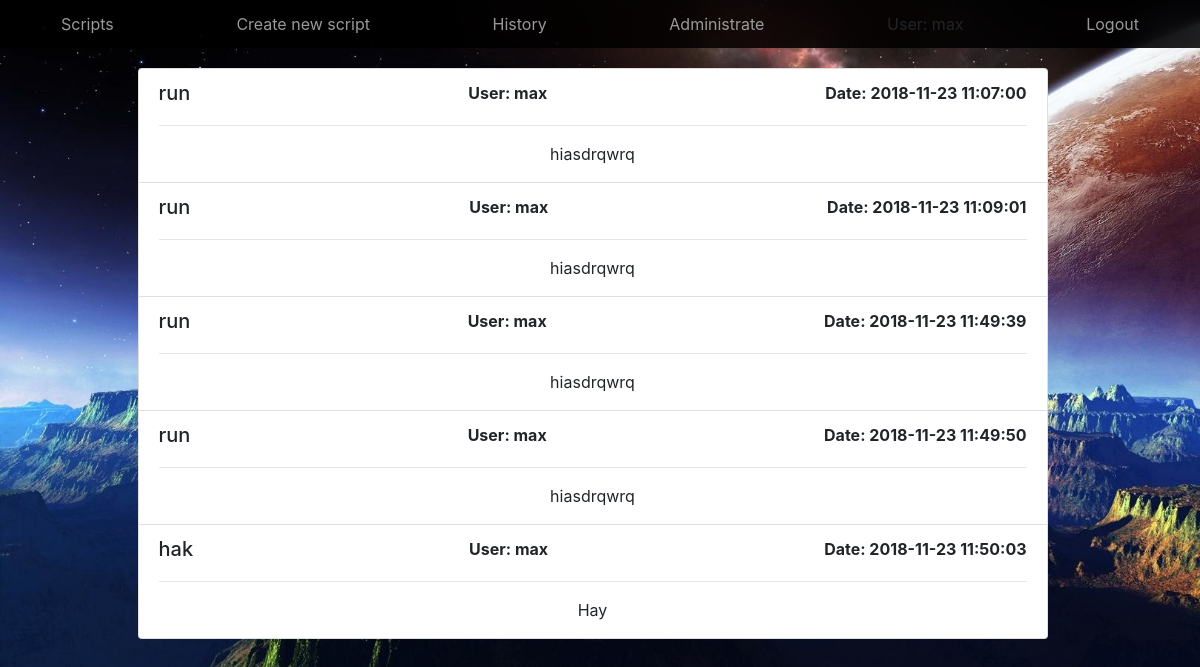
The page /history/ (signed in) on the database as committed earlier.
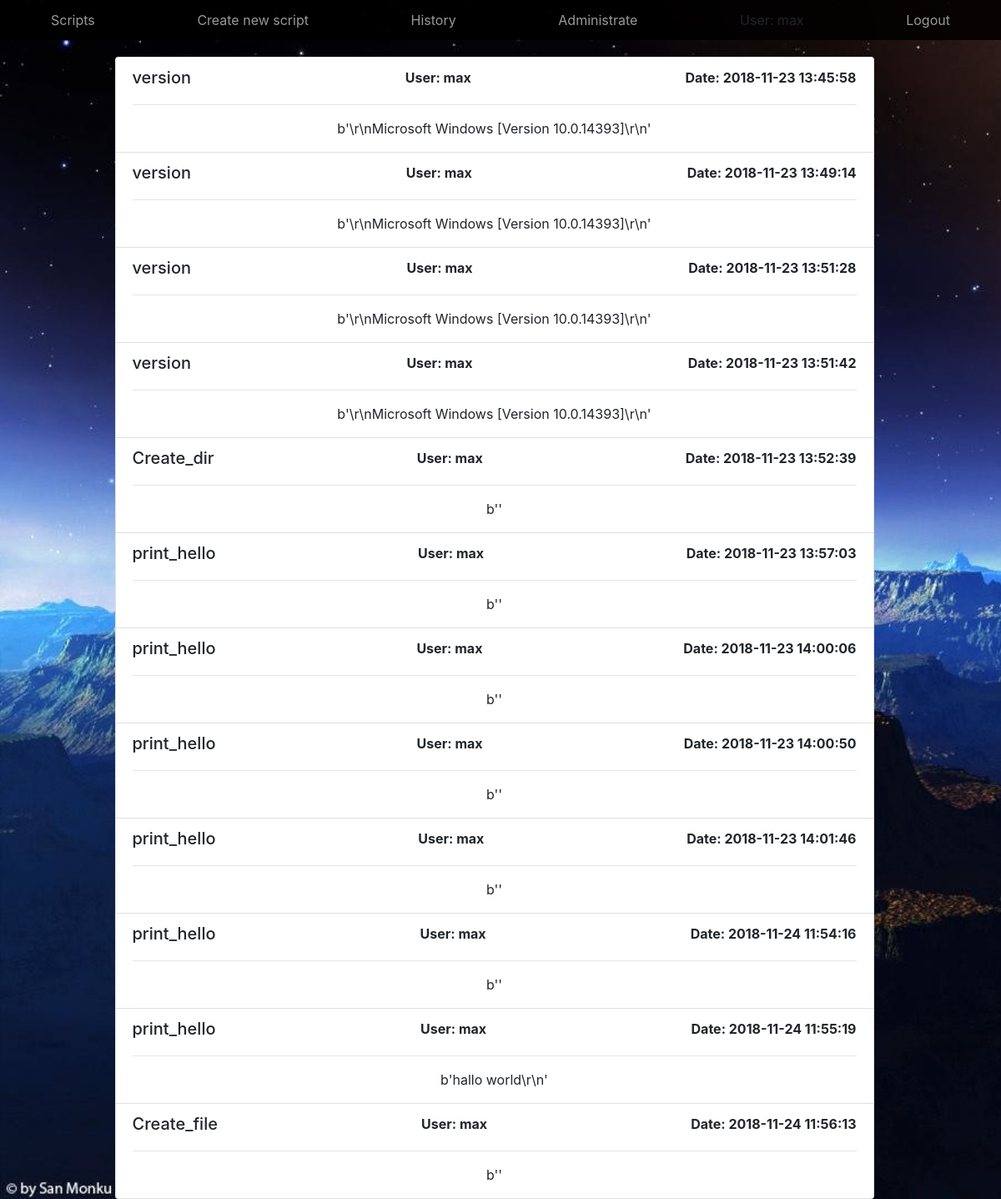
The same page on the database as committed later.
### Script/models.py (models this page shows, shortened)
class History(models.Model):
    host_script = models.ForeignKey(script, on_delete=models.CASCADE, default=None)
    run_time = models.CharField(max_length=50)
    active_user = models.ForeignKey(User, on_delete=models.CASCADE, default=None)
    code = models.TextField(default=None)

class script(models.Model):
    creator = models.ForeignKey(User, on_delete=models.CASCADE, default=None)
    script_name = models.CharField(max_length=40, unique=True, db_index=True, primary_key=True)
    script = models.TextField()
    create_date = models.DateField(default=str(datetime.datetime.now())[:10])
    script_format = models.CharField(max_length=20, default=None)
    def __str__(self):
        return self.script_name

### Script/views.py (the view)
# urls.py: path('history/', Show_history, name='Show_history'),
@login_required
def Show_history(request):
    history = History.objects.all()
    context = {
        "history": history
    }
    return render(request, 'History.html', context)

### Script/templates/History.html
{% extends 'home.html' %}
{% block content %}
<div class="container text-center" style="margin-top: 20px;">
     <div class="list-group col-lg-10 list_line">
            {% for li in history %}
          <li  class="list-group-item   align-items-start">
            <div class="d-flex w-100 justify-content-between">
                    <h5 class="mb-1">{{ li.host_script }}</h5>
                    <b>User: {{ li.active_user}}</b>
                    <b>Date: {{ li.run_time }}</b>
            </div>
              <hr>
              <p class="mb-1">{{ li.code}}</p>
          </li>
        {% endfor %}
     </div>
</div>
{% endblock %}

Rows that differ between the two databases and show on the page:
removed History: host_script "run", active_user "max", run_time "2018-11-23 11:07:00", code "hiasdrqwrq"
removed History: host_script "run", active_user "max", run_time "2018-11-23 11:09:01", code "hiasdrqwrq"
removed History: host_script "run", active_user "max", run_time "2018-11-23 11:49:39", code "hiasdrqwrq"
removed History: host_script "run", active_user "max", run_time "2018-11-23 11:49:50", code "hiasdrqwrq"
removed History: host_script "hak", active_user "max", run_time "2018-11-23 11:50:03", code "Hay"
added History: host_script "version", active_user "max", run_time "2018-11-23 13:45:58", code "b'\\r\\nMicrosoft Windows [Version 10.0.14393]\\r\\n'"
added History: host_script "version", active_user "max", run_time "2018-11-23 13:49:14", code "b'\\r\\nMicrosoft Windows [Version 10.0.14393]\\r\\n'"
added History: host_script "version", active_user "max", run_time "2018-11-23 13:51:28", code "b'\\r\\nMicrosoft Windows [Version 10.0.14393]\\r\\n'"
added History: host_script "version", active_user "max", run_time "2018-11-23 13:51:42", code "b'\\r\\nMicrosoft Windows [Version 10.0.14393]\\r\\n'"
added History: host_script "Create_dir", active_user "max", run_time "2018-11-23 13:52:39", code "b''"
added History: host_script "print_hello", active_user "max", run_time "2018-11-23 13:57:03", code "b''"
added History: host_script "print_hello", active_user "max", run_time "2018-11-23 14:00:06", code "b''"
added History: host_script "print_hello", active_user "max", run_time "2018-11-23 14:00:50", code "b''"
added History: host_script "print_hello", active_user "max", run_time "2018-11-23 14:01:46", code "b''"
added History: host_script "print_hello", active_user "max", run_time "2018-11-24 11:54:16", code "b''"
added History: host_script "print_hello", active_user "max", run_time "2018-11-24 11:55:19", code "b'hallo world\\r\\n'"
added History: host_script "Create_file", active_user "max", run_time "2018-11-24 11:56:13", code "b''"
